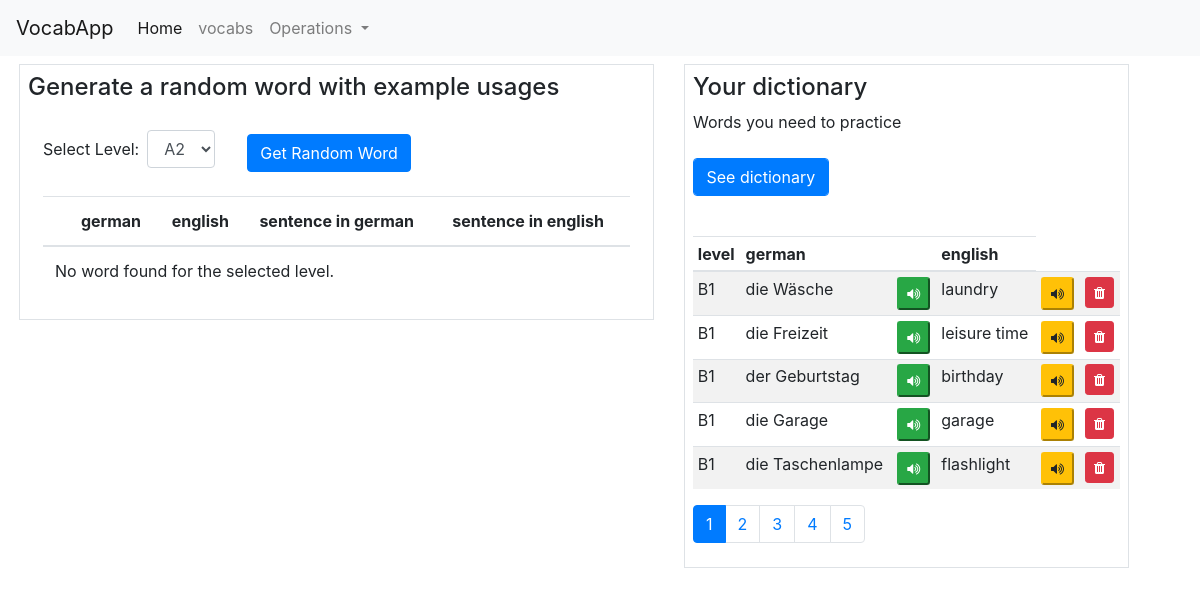
Screenshot of /search with the database file from the repository.
### app.py (models this page shows)
class LanguageData(db.Model):
    __tablename__ = 'language_data'
    id = db.Column(db.Integer, primary_key=True, index=True)
    level = db.Column(db.String, index=True)
    german_word = db.Column(db.String, unique=True, index=True)
    english_word = db.Column(db.String)
    german_example = db.Column(db.String)
    english_example = db.Column(db.String)
    in_dictionary = db.Column(db.Boolean)

### app.py (the view)
@app.route('/search', methods=['GET', 'POST'])
def search():
    if request.method == 'POST':
        page = request.args.get('page', 1, type=int)
        per_page = 5
        paginated_results = LanguageData.query.filter(
                LanguageData.in_dictionary==1
        ).paginate(page=page, per_page=per_page)
        return render_template('index.html', results=paginated_results)
    elif request.method == 'GET':
        print('     --- This is GET ---')
        page = request.args.get('page', 1, type=int)
        per_page = 5
        paginated_results = LanguageData.query.filter(
            LanguageData.in_dictionary == 1
        ).paginate(page=page, per_page=per_page)
        return render_template('index.html', results=paginated_results)
    return redirect(url_for('index'))

### templates/index.html (shortened to what this page needs)
<!DOCTYPE html>
<html lang="en">
<head>
    <link rel="stylesheet" href="https://stackpath.bootstrapcdn.com/bootstrap/4.3.1/css/bootstrap.min.css">
    <link rel="stylesheet" href="https://cdnjs.cloudflare.com/ajax/libs/font-awesome/4.7.0/css/font-awesome.min.css">
</head>
<body>
    <nav class="navbar navbar-expand-lg navbar-light bg-light">
        <a class="navbar-brand" href="{{ url_for('index') }}">VocabApp</a>
        <div class="collapse navbar-collapse" id="navbarNavDropdown">
          <ul class="navbar-nav">
            <li class="nav-item active">
              <a class="nav-link" href="{{ url_for('index') }}">Home <span class="sr-only">(current)</span></a>
            </li>
            <li class="nav-item">
              <a class="nav-link" href="#">vocabs</a>
            </li>
            <li class="nav-item dropdown">
              <a class="nav-link dropdown-toggle" href="#" id="navbarDropdownMenuLink" data-bs-toggle="dropdown" aria-haspopup="true" aria-expanded="false">
                Operations
              </a>
            </li>
          </ul>
        </div>
    </nav>
    <div class="container mt-2 ml-1">
        <div class="row">
            <div class="col-md-7">
                <div class="border p-2">
                    <h4>Generate a random word with example usages</h4>
                    <div class="container-fluid mt-4 table-responsive">
                            <form method="POST" action="{{ url_for('get_random_word') }}" class="form-inline">
                            <div class="form-group mr-2">
                                <label for="levelSelect">Select Level:</label>
                                <select class="form-control ml-2" id="levelSelect" name="vocab_level">
                                    <option value="A2">A2</option>
                                </select>
                            </div>
                                    <button type="submit" id="randomWordBtn" class="btn btn-primary mt-2 ml-4">Get Random Word</button>
                            </form>
                            <table class="table table-md mt-4 text-sm">
                                <thead>
                                    <tr>
                                        <th class="text-sm"></th>
                                        <th class="text-sm">german</th>
                                        <th class="text-sm">english</th>
                                        <th class="text-sm">sentence in german</th>
                                        <th class="text-sm">sentence in english</th>
                                    </tr>
                                </thead>
                                <tbody>
                                    {% if random_word %}
                                        <tr>
                                            <td>
                                                <form method="post" action="{{ url_for('add2dict', row_id=random_word.id) }}" onsubmit="">
                                                    <button type="submit" class="btn btn-primary btn-sm">
                                                        <i class="fa fa-plus"></i>
                                                    </button>
                                                </form>
                                            </td>
                                            <td class="mb-2">
                                                <button type="button" class="pronounce-btn btn-success btn-sm" data-word="{{ random_word.german_word }}" data-language="german">
                                                    <i class="fa fa-volume-up"></i>
                                                </button>
                                                <div class="mt-2">{{ random_word.german_word }}</div>
                                            </td>
                                                <!-- <td>
                                                </td> -->
                                            <td>
                                                <button type="button" class="pronounce-btn btn-warning btn-sm" data-word="{{ random_word.english_word }}" data-language="english">
                                                    <i class="fa fa-volume-up"></i>
                                                </button>
                                                <div class="mt-2">{{ random_word.english_word }}</div>
                                            </td>
                                            <td>
                                                <button type="button" class="pronounce-btn btn-success btn-sm" data-word="{{ random_word.german_example }}" data-language="german">
                                                    <i class="fa fa-volume-up"></i>
                                                </button>
                                                <div class="mt-2">{{ random_word.german_example }}</div>
                                            </td>
                                            <td>
                                                <button type="button" class="pronounce-btn btn-warning btn-sm" data-word="{{ random_word.english_example }}" data-language="english">
                                                    <i class="fa fa-volume-up"></i>
                                                </button>
                                                <div class="mt-2">{{ random_word.english_example }}</div>
                                            </td>
                                        </tr>
                                    {% else %}
                                        <tr>
                                            <td colspan="5">No word found for the selected level.</td>
                                        </tr>
                                    {% endif %}
                                </tbody>
                            </table>
                    </div>
                </div>
            </div>
            <div class="col-md-5">
                <div class="border p-2">
                    <h4>Your dictionary</h4>
                    <p>Words you need to practice</p>
                    <div class="search mt-4 table-responsive">
                            <form method="POST" id="searchForm" action="{{ url_for('search') }}" onsubmit="">
                                <div class="form-row">
                                    <div class="form-group col-md-4">
                                        <button type="submit" class="btn btn-primary form-control">See dictionary</button>
                                    </div>
                                </div>
                            </form>
                            <table class="table table-striped table-sm fs-6 mt-4" id="resultsTable">
                                <thead>
                                    <tr>
                                        <th>level</th>
                                        <th>german</th>
                                        <th></th>
                                        <th>english</th>
                                    </tr>
                                </thead>
                                <tbody>
                                {% if results %}
                                    {% for row in results.items %}
                                    <tr>
                                        <td>{{ row['level'] }}</td>
                                        <td>{{ row['german_word'] }}</td>
                                        <td>
                                            <button type="button" class="pronounce-btn btn-success btn-sm" data-word="{{ row['german_word'] }}" data-language="german">
                                                <i class="fa fa-volume-up"></i>
                                            </button>
                                        </td>
                                        <td>{{ row['english_word'] }}</td>
                                        <td>
                                            <button type="button" class="pronounce-btn btn-warning btn-sm" data-word="{{ row['english_word'] }}">
                                                <i class="fa fa-volume-up"></i>
                                            </button>
                                        </td>
                                        <td>
                                                <button type="submit" class="btn btn-danger btn-sm  delete-btn" data-toggle="modal" data-target="#confirmDeleteModal" data-rowid="{{ row['id'] }}">
                                                    <i class="fa fa-trash"></i>
                                                </button>
                                        </td>
                                    </tr>
                                {% endfor %}
                                {% else %}
                                    <tr>
                                        <td colspan="6">No results found.</td>
                                    </tr>
                            {% endif %}
                                </tbody>
                            </table>
                        <nav aria-label="Page navigation">
                        {% if results and results.iter_pages %}
                            <ul class="pagination">
                                {% for page_num in results.iter_pages() %}
                                    {% if page_num %}
                                        <li class="page-item{% if page_num == results.page %} active{% endif %}">
                                            <a class="page-link" href="{{ url_for('search', page=page_num) }}">{{ page_num }}</a>
                                        </li>
                                    {% else %}
                                        <li class="page-item disabled"><span class="page-link">...</span></li>
                                    {% endif %}
                                {% endfor %}
                            </ul>
                        {% endif %}
                        </nav>
                    </div>
                </div>
            </div>
        </div>
    </div>
</body>
</html>

### rows the page displays
LanguageData: level "B1", german_word "die Wäsche", english_word "laundry"
LanguageData: level "B1", german_word "die Freizeit", english_word "leisure time"
LanguageData: level "B1", german_word "der Geburtstag", english_word "birthday"
LanguageData: level "B1", german_word "die Garage", english_word "garage"
LanguageData: level "B1", german_word "die Taschenlampe", english_word "flashlight"

### other values shown
{{ page_num }} "1" "2" "3" "4" "5"
